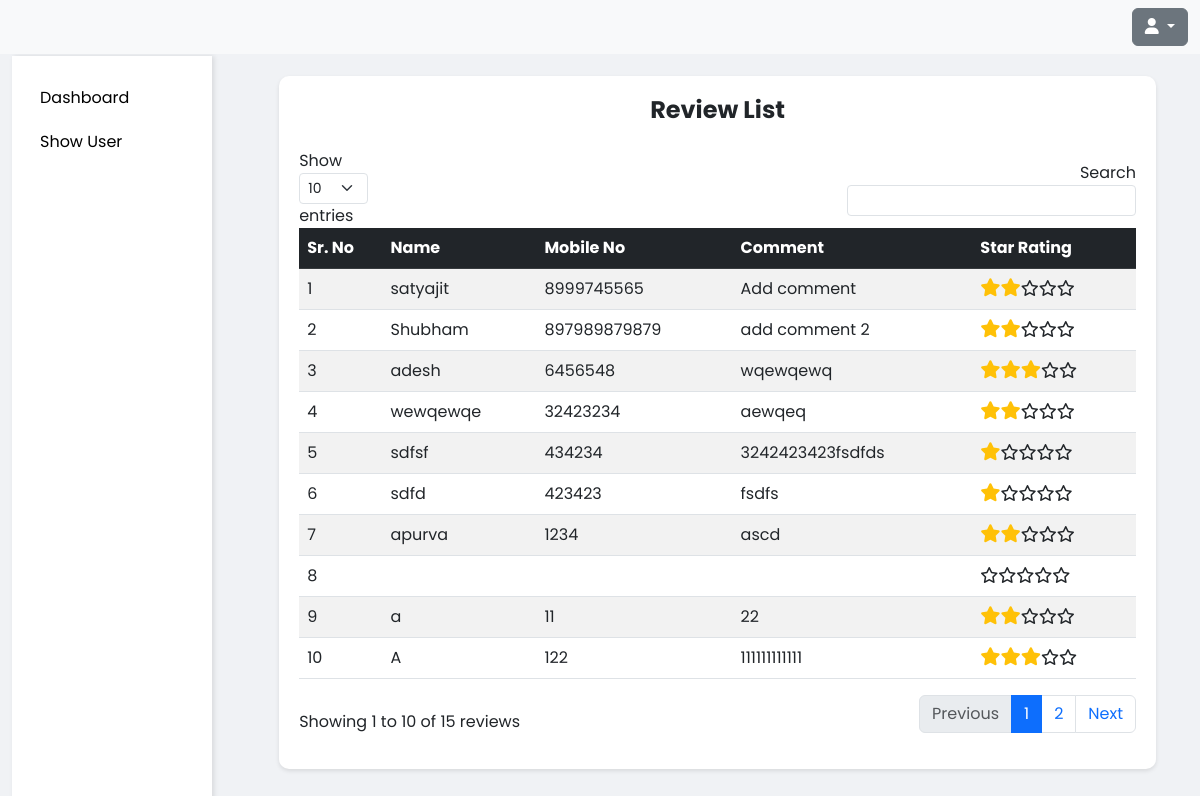
/index.php/reviews, run on the app's committed database.
### tables this page shows
CREATE TABLE `comments` (
  `auto_id` int(11) NOT NULL,
  `comments` text DEFAULT NULL,
  `name_add` varchar(255) DEFAULT NULL,
  `mobile_no` varchar(255) DEFAULT NULL,
  `star_rating` int(11) DEFAULT NULL,
  `created_at` timestamp NOT NULL DEFAULT current_timestamp()
);

### application/controllers/Reviews.php (called while the page is built, shortened)
<?php
class Reviews extends CI_Controller
{
    public function __construct()
    {
        $this->load->model('Comments_model');
        $this->load->model('Smtp_model');
        $this->load->helper('url');
        $this->load->library('email');
        $this->load->library('session');
        $this->load->model('User_model');
    }
    public function index()
    {
        $data['reviews'] = $this->Comments_model->get_reviews();
        $this->load->view('reviews/index', $data);
    }
}
?>

### index.php (called while the page is built, shortened)
<?php
require_once BASEPATH.'core/CodeIgniter.php';

### application/models/Comments_model.php (called while the page is built, shortened)
<?php
class Comments_model extends CI_Model
{
    public function get_reviews()
    {
        return $this->db->get('comments')->result_array();
    }
}
?>

### application/views/reviews/index.php (the view, shortened to what this page needs)
<!DOCTYPE html>
<html lang="en">
    <head>
        <link href="https://cdn.jsdelivr.net/npm/bootstrap@5.3.0/dist/css/bootstrap.min.css" rel="stylesheet">
        <link rel="stylesheet" href="https://cdnjs.cloudflare.com/ajax/libs/font-awesome/6.0.0/css/all.min.css">
        <link rel="stylesheet" href="https://cdn.datatables.net/2.2.1/css/dataTables.bootstrap5.min.css">
    </head>
    <body>
        <div class="container-scroller">
            <?php $this->load->view('components/navbar'); ?>
            <div class="container-fluid page-body-wrapper">
                <?php $this->load->view('components/sidebar') ?>
        <div class="content-wrapper">
            <div class="main-content">
                <div class="container">
                    <div class="row">
                        <div class="col-12">
                            <div class="table-container">
                                <h4 class="text-center fw-bold mb-4">Review List</h4>
                                <div class="table-responsive">
                                    <table class="table table-striped" id="reviewsTable">
                                        <thead class="table-dark">
                                            <tr>
                                                <th>Sr. No</th>
                                                <th>Name</th>
                                                <th>Mobile No</th>
                                                <th>Comment</th>
                                                <th>Star Rating</th>
                                            </tr>
                                        </thead>
                                        <tbody>
                                            <?php if (!empty($reviews)) {
                                                $sr_no = 1;
                                                foreach ($reviews as $row) {
                                                    if ($row['star_rating'] <= 3) {  ?>
                                                        <tr>
                                                            <td data-order="<?= $sr_no; ?>"><?= $sr_no++; ?></td>
                                                            <td><?= htmlspecialchars($row['name_add']); ?></td>
                                                            <td><?= htmlspecialchars($row['mobile_no']); ?></td>
                                                            <td><?= htmlspecialchars($row['comments']); ?></td>
                                                            <td>
                                                                <?php for ($i = 1; $i <= 5; $i++) {
                                                                    echo $i <= $row['star_rating'] ? '<i class="fas fa-star star"></i>' : '<i class="far fa-star"></i>';
                                                                } ?>
                                                            </td>
                                                        </tr>
                                                    <?php }
                                                }
                                                if ($sr_no === 1) { ?>
                                                <?php }
                                            } else { ?>
                                                <tr>
                                                    <td colspan='5' class='text-center'>No reviews found</td>
                                                </tr>
                                            <?php } ?>
                                        </tbody>
                                    </table>
                                </div>
                            </div>
                        </div>
                    </div>
                </div>
            </div>
        </div>
    </body>
</html>

### application/views/components/navbar.php (shortened to what this page needs)
<nav class="navbar navbar-light bg-light fixed-top" style="width: 100%; z-index: 1000;">
  <div class="container-fluid">
    <div class="dropdown ms-auto">
      <button class="btn btn-secondary dropdown-toggle" type="button" id="userDropdown" data-bs-toggle="dropdown" aria-expanded="false">
        <i class="fas fa-user"></i>
      </button>
    </div>
  </div>
</nav>
<link rel="stylesheet" href="https://cdnjs.cloudflare.com/ajax/libs/font-awesome/6.0.0/css/all.min.css">

### application/views/components/sidebar.php (shortened to what this page needs)
<nav class="sidebar" id="sidebar">
    <ul class="nav flex-column">
        <li>
            <a href="<?php echo base_url('reviews/dashboard'); ?>"
                class="nav-link <?php echo ($this->uri->segment(2) == 'dashboard') ? 'active' : ''; ?>">
                <span class="nav-label">Dashboard</span>
            </a>
        </li>
        <li>
            <a href="<?php echo base_url('users'); ?>"
                class="nav-link <?php echo ($this->uri->segment(1) == 'users') ? 'active' : ''; ?>">
                <span class="nav-label">Show User</span>
            </a>
        </li>
    </ul>
</nav>

### application/views/reviews/index.php (style rules this page uses)
body { font-family: 'Poppins', sans-serif; background-color: rgb(240, 242, 245); margin: auto; }
.content-wrapper { margin-left: 20%; width: calc(100% - 20%); min-height: 100vh; display: flex; flex-direction: column; }
.main-content { flex-grow: 1; padding: 20px; }
.table-container { background: white; border-radius: 10px; padding: 20px; box-shadow: 0 2px 4px rgba(0, 0, 0, 0.1); }
.star { color: #ffc107; font-size: 18px; }
table.dataTable thead .sorting::after, table.dataTable thead .sorting_asc::after, table.dataTable thead .sorting_desc::after { color: rgb(255, 255, 255); }

### application/views/components/navbar.php (style rules this page uses)
body { padding-top: 56px; }

### application/views/components/sidebar.php (style rules this page uses)
.sidebar { height: 100vh; position: fixed; width: 200px; background-color: #fff; box-shadow: 2px 0 5px rgba(0, 0, 0, 0.1); padding-top: 20px; transition: transform 0.3s ease-in-out; transform: translateX(0); z-index: 999; }
.sidebar .nav-link { color: #000; padding: 10px 20px; display: flex; align-items: center; }

### data on the page
comments: name_add "satyajit", mobile_no "8999745565", comments "Add comment", star_rating 2 (drawn)
comments: name_add "Shubham", mobile_no "897989879879", comments "add comment 2", star_rating 2 (drawn)
comments: name_add "adesh", mobile_no "6456548", comments "wqewqewq", star_rating 3 (drawn)
comments: name_add "wewqewqe", mobile_no "32423234", comments "aewqeq", star_rating 2 (drawn)
comments: name_add "sdfsf", mobile_no "434234", comments "3242423423fsdfds", star_rating 1 (drawn)
comments: name_add "sdfd", mobile_no "423423", comments "fsdfs", star_rating 1 (drawn)
comments: name_add "apurva", mobile_no "1234", comments "ascd", star_rating 2 (drawn)
comments: star_rating 0 (drawn)
comments: name_add "a", mobile_no "11", comments "22", star_rating 2 (drawn)
comments: name_add "A", mobile_no "122", comments "111111111111", star_rating 3 (drawn)
